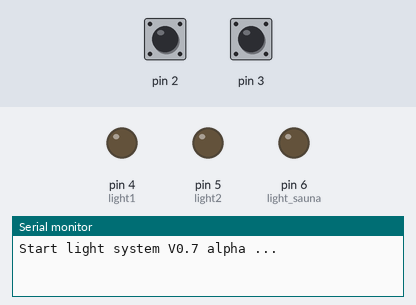
This sketch was run on a simulated Arduino Uno, built with avr-gcc and run on an emulated ATmega328P. Parts: output pins drawn as LEDs (lit = HIGH), the last lines printed to the serial monitor. Inputs (shaded band) come from the test bench; at power-on: pin 2 HIGH, pin 3 HIGH.

Above: at 1.2 s.
1.3 s: pin 2 pulled LOW for 0.15 s
At 2.1 s:
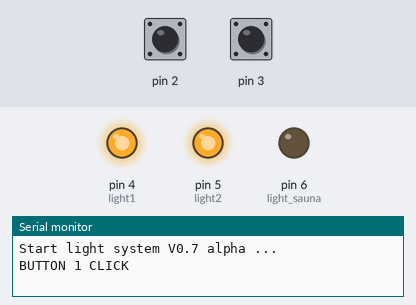
2.9 s: pin 3 pulled LOW for 3.2 s
At 4.6 s:
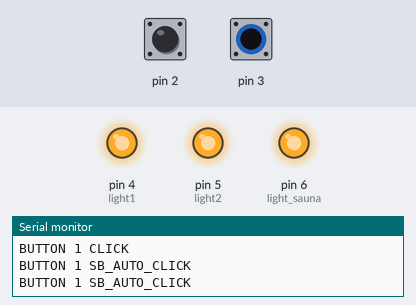
7.6 s: pin 2 pulled LOW for 0.15 s
At 8.3 s:
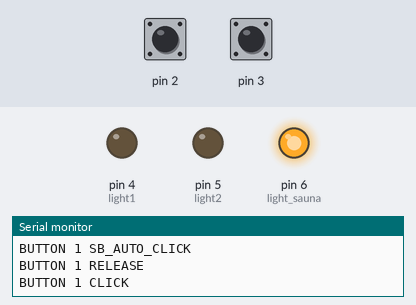
9.2 s: pin 2 pulled LOW for 3.2 s
At 11.3 s:
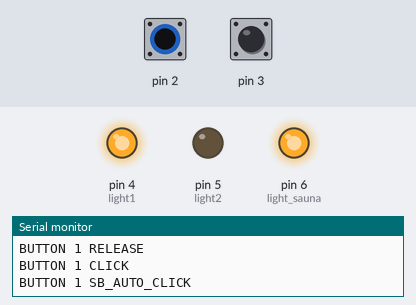
13.9 s: pin 3 pulled LOW for 0.15 s
At 15.2 s:
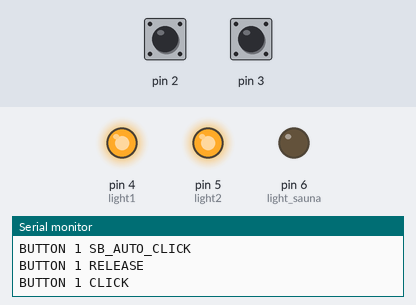
15.5 s: pin 2 pulled LOW for 3.2 s
At 17.4 s:
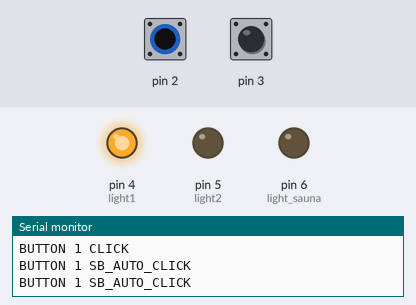
Timing chart, 0 to 18.9 s (numbered marks = the images above; inputs shaded):
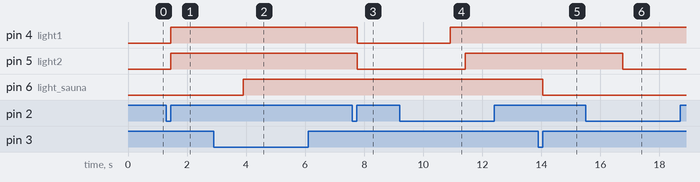

The sketch:

LIGHT_BT_wardrobe.ino
```cpp
#include "sav_button.h"
SButton  lbut1(2,100,500,1000,500);
SButton  lbut_sauna(3,100,500,1000,500);
int light1=4;
int light2=5;
int light_sauna=6;
//int light3=6;
int lstatus=0;
int lstatus_sauna=0;
int ldirection=1;
int ldirection_sauna=1;
void setup() {
  // put your setup code here, to run once:
   lbut1.begin();
   lbut_sauna.begin();
   pinMode(light1, OUTPUT);
   pinMode(light2, OUTPUT);
   pinMode(light_sauna, OUTPUT);


   Serial.begin(115200);
   Serial.println("Start light system V0.7 alpha ...");
}

void loop() {
switch( lbut_sauna.Loop() ){
      case SB_AUTO_CLICK:
      Serial.println("BUTTON 1 SB_AUTO_CLICK");
      if(ldirection_sauna==0 && lstatus_sauna>1){lstatus_sauna--;}
      else if(ldirection_sauna==1 && lstatus_sauna<1){lstatus_sauna++;}
      break;
      case SB_RELEASE:
         Serial.println("BUTTON 1 RELEASE");
         if(ldirection_sauna==0){ldirection_sauna=1;}
         else if(ldirection_sauna==1){ldirection_sauna=0;}
         break;
      case SB_CLICK:
         Serial.println("BUTTON 1 CLICK");
         if(lstatus_sauna==0){lstatus_sauna=1; ldirection_sauna=0;}
         else {lstatus_sauna=0; ldirection_sauna=1;}
         break;
   }


  // put your main code here, to run repeatedly:
switch( lbut1.Loop() ){
      case SB_AUTO_CLICK:
      Serial.println("BUTTON 1 SB_AUTO_CLICK");
      if(ldirection==0 && lstatus>1){lstatus--;}
      else if(ldirection==1 && lstatus<2){lstatus++;}
      break;
      case SB_RELEASE:
         Serial.println("BUTTON 1 RELEASE");
         if(ldirection==0){ldirection=1;}
         else if(ldirection==1){ldirection=0;}
         break;
      case SB_CLICK:
         Serial.println("BUTTON 1 CLICK");
         if(lstatus==0){lstatus=2; ldirection=0;}
         else {lstatus=0; ldirection=1;}
         break;
   }

switch (lstatus)
{
 case 0:
    digitalWrite(light1,LOW);
    digitalWrite(light2,LOW);
    break;
 case 1:
    digitalWrite(light1,HIGH);
    digitalWrite(light2,LOW);

    break;
 case 2:
    digitalWrite(light1,HIGH);
    digitalWrite(light2,HIGH);
    break;

}

switch (lstatus_sauna)
{
 case 0:
    digitalWrite(light_sauna,LOW);
    break;
 case 1:
    digitalWrite(light_sauna,HIGH);
    break;


}


}
```

Measured:
- after the input at 1.3 s, pin 4 (light1), pin 5 (light2): LOW → HIGH after 0.15 s
- after the input at 2.9 s, pin 6 (light_sauna): LOW → HIGH after 1.0 s
- after the input at 7.6 s, pin 4 (light1), pin 5 (light2): HIGH → LOW after 0.16 s
- after the input at 9.2 s, pin 4 (light1): LOW → HIGH after 1.7 s; pin 5 (light2): LOW → HIGH after 2.2 s
- after the input at 13.9 s, pin 6 (light_sauna): HIGH → LOW after 0.15 s
- after the input at 15.5 s, pin 5 (light2): HIGH → LOW after 1.3 s
